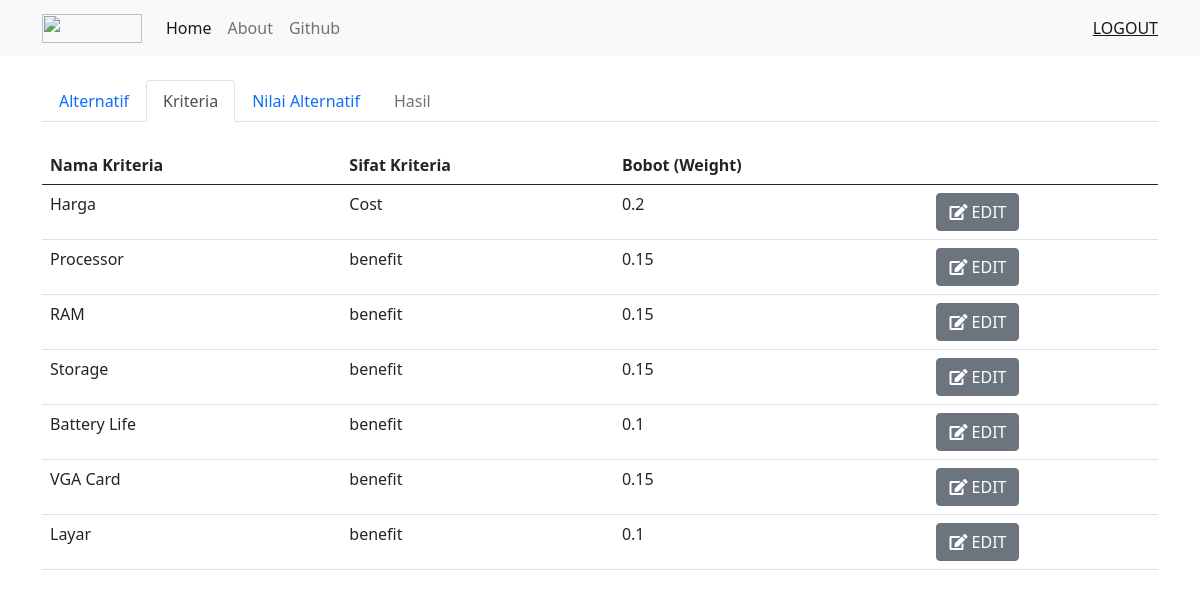
The app's page /kriteria.php (signed in) with its own data.
### tables this page shows
CREATE TABLE `kriteria` (
  `id` int(11) NOT NULL,
  `id_kriteria` int(11) NOT NULL,
  `nama` varchar(255) NOT NULL,
  `sifat` varchar(255) NOT NULL,
  `weight` float NOT NULL,
  `id_pengguna` int(11) NOT NULL
);

### kriteria.php (the view, shortened to what this page needs)
<?php
include_once 'header.php';
?>
<!DOCTYPE html>
<html lang="en">
<head>
</head>
<body>
	<nav class="navbar navbar-expand-lg navbar-light bg-light">
		<div class="container">
			<a class="navbar-brand" href="index.php">
				<img src="https://i.ibb.co/mRgTp8V/laptopp.png" alt="" width="100" height="29">
			</a>
			<div class="collapse navbar-collapse" id="navbarNavAltMarkup">
				<div class="navbar-nav">
					<a class="nav-link active" aria-current="page" href="#">Home</a>
					<a class="nav-link" href="#">About</a>
					<a class="nav-link" href="#">Github</a>
				</div>
			</div>
			<span class="navbar-text">
				<a href="logout.php">LOGOUT</a>
			</span>
		</div>
	</nav>
	<div class="container mt-4">
		<ul class="nav nav-tabs">
			<li class="nav-item">
				<a class="nav-link" href="index.php">Alternatif</a>
			</li>
			<li class="nav-item">
				<a class="nav-link active" aria-current="page" href="kriteria.php">Kriteria</a>
			</li>
			<li class="nav-item">
				<a class="nav-link" href="insert_nilai_alternatif.php">Nilai Alternatif</a>
			</li>
			<li class="nav-item">
				<a class="nav-link disabled" href="#" tabindex="-1" aria-disabled="true">Hasil</a>
			</li>
		</ul>
		<table class="table mt-4">
			<thead>
				<tr>
					<th>Nama Kriteria</th>
					<th>Sifat Kriteria</th>
					<th>Bobot (Weight)</th>
					<th></th>
				</tr>
			</thead>
			<tbody>
				<?php
				require 'config.php';
				$query = mysqli_query($conn, "SELECT * FROM `kriteria`") or die(mysqli_error());
				while ($data = mysqli_fetch_array($query)) {
				?>
					<tr>
						<td><?php echo $data['nama'] ?></td>
						<td><?php echo $data['sifat'] ?></td>
						<td><?php echo $data['weight'] ?></td>
						<td><button class="btn btn-secondary" data-bs-toggle="modal" type="button" data-bs-target="#update_modal<?php echo $data['id_kriteria'] ?>"><span class="glyphicon glyphicon-edit"></span> <i class="fas fa-edit"></i> EDIT</button></td>
					</tr>
				<?php
					include 'update_kriteria_modal.php';
				}
				?>
</body>
</html>

### header.php (shortened to what this page needs)
<link rel="stylesheet" href="css/style.css">
<link href="https://cdn.jsdelivr.net/npm/bootstrap@5.0.0-beta1/dist/css/bootstrap.min.css" rel="stylesheet">
<link rel="stylesheet" href="https://cdnjs.cloudflare.com/ajax/libs/font-awesome/5.15.2/css/all.min.css" />

### update_kriteria_modal.php (shortened to what this page needs)
</div>

### records on screen
kriteria: nama "Harga", sifat "Cost", weight "0.2"
kriteria: nama "Processor", sifat "benefit", weight "0.15"
kriteria: nama "RAM", sifat "benefit", weight "0.15"
kriteria: nama "Storage", sifat "benefit", weight "0.15"
kriteria: nama "Battery Life", sifat "benefit", weight "0.1"
kriteria: nama "VGA Card", sifat "benefit", weight "0.15"
kriteria: nama "Layar", sifat "benefit", weight "0.1"
